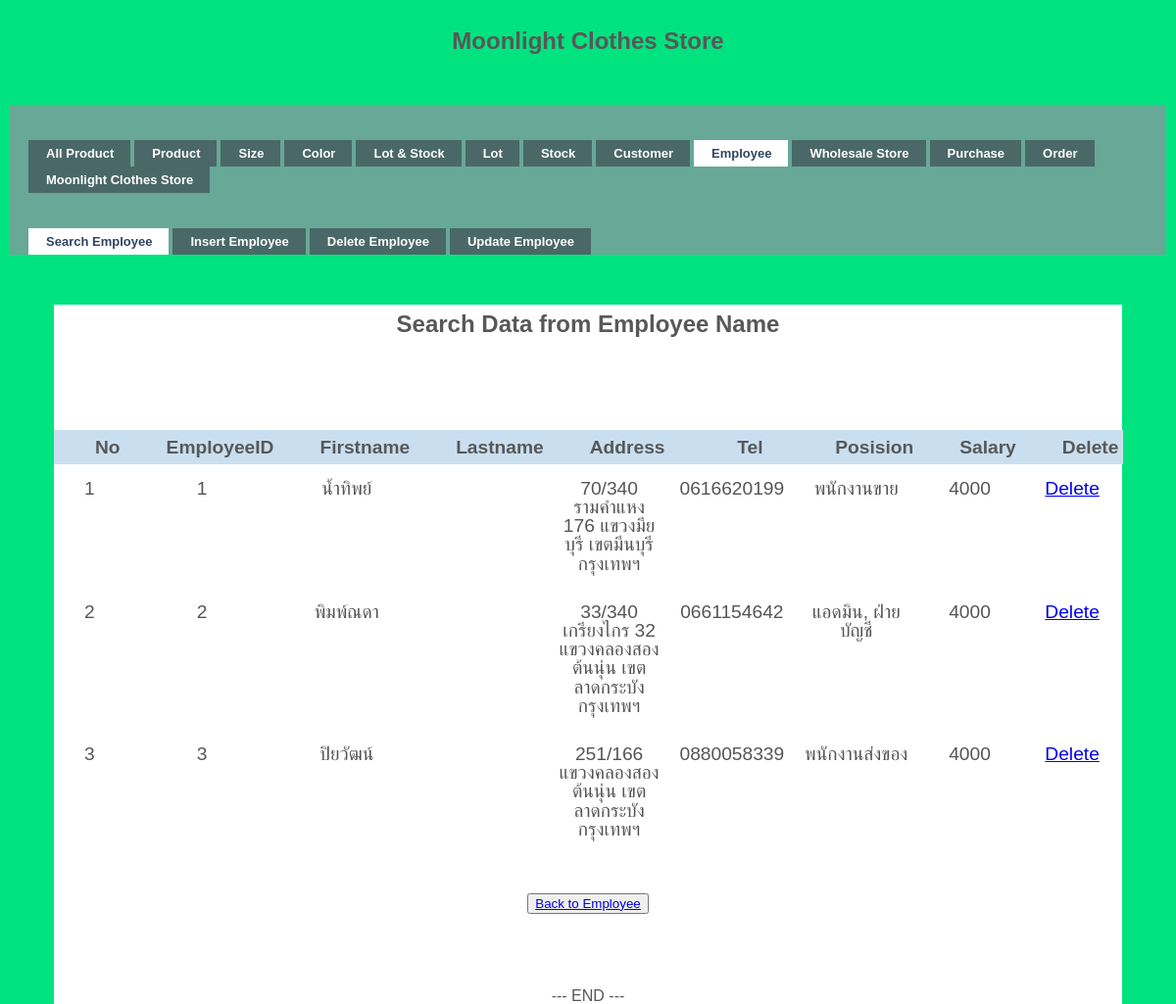
The app's page /searchData.php with its own data.
### tables this page shows
CREATE TABLE `employee` (
  `EmpId` int(10) NOT NULL,
  `EmpFirstname` varchar(30) NOT NULL,
  `EmpLastname` varchar(30) NOT NULL,
  `EmpAddress` varchar(100) NOT NULL,
  `EmpTel` varchar(10) NOT NULL,
  `EmpPosition` varchar(20) NOT NULL,
  `EmpSalary` int(10) NOT NULL
);

### searchData.php (the view, shortened to what this page needs)
<!DOCTYPE html PUBLIC "-//W3C//DTD XHTML 1.0 Transitional//EN" "http://www.w3.org/TR/xhtml1/DTD/xhtml1-transitional.dtd">
<html xmlns="http://www.w3.org/1999/xhtml">
<head>
<link rel="stylesheet" href="styles.css" type="text/css" />
<h1>Moonlight Clothes Store</h1>
</head>
<body>
<div id="demo-container">
  <ul id="simple-menu">
  	<li><a href="allproduct.php" ><span>All Product</span></a></li>
  	<li><a href="product.php" ><span>Product</span></a></li>
	<li><a href="size.php" ><span>Size</span></a></li>
    <li><a href="color.php" ><span>Color</span></a></li>
  	<li><a href="lot&stock.php"  ><span>Lot & Stock </span></a></li>
  	<li><a href="lot.php" ><span>Lot </span></a></li>
    <li><a href="stock.php" ><span>Stock </span></a></li>
  	<li><a href="Customer.php" ><span>Customer</span></a></li>
    <li><a href="Employee.php" class="current"><span>Employee</span></a></li>
    <li><a href="wholesale.php" ><span>Wholesale Store</span></a></li>
    <li><a href="purchase.php" ><span>Purchase</span></a></li>
    <li><a href="order.php" ><span>Order</span></a></li>
    <li><a href="/moonlight/public/index.php"><span>Moonlight Clothes Store</span></a></li>
  </ul>
</div>
<div id="demo-container">
<ul id="simple-menu">
    <li><a href="searchEmp.php"class="current"><span>Search Employee</span></a></li>
    <li><a href="insertEmp.php" ><span>Insert Employee</span></a></li>
    <li><a href="deEmpId.php" ><span>Delete Employee</span></a></li>
    <li><a href="updateEmp.php"><span>Update Employee</span></a></li>
  </ul>
</div>
<br><br>
<div id="wrapper">
<h1>Search Data from Employee Name</h1>
</head>
<div align="center">
<body>
  <?php
  $keyword  = $_REQUEST['keyword'];
  require('connect.php');
    echo "<br><br>";
  $sql = "SELECT *
    FROM employee
    WHERE EmpFirstname LIKE '%" . $keyword . "%';
    ";
    $conn = mysqli_connect($servername, $username, $password, $dbname);
  $objQuery = mysqli_query($conn, $sql) or die("Error Query [" . $sql . "]");
  ?>
  <div align="center">
  <table id="keywords" cellspacing="0" cellpadding="0">
    <thead><br>
    <tr>
      <th width="50">
        <div align="center">No</div>
      </th>
      <th width="100">
        <div align="center">EmployeeID</div>
      </th>
      <th width="100">
        <div align="center">Firstname</div>
      </th>
      <th width="100">
        <div align="center">Lastname</div>
      </th>
      <th width="100">
        <div align="center">Address</div>
      </th>
      <th width="100">
        <div align="center">Tel</div>
      </th>
      <th width="100">
        <div align="center">Posision</div>
      </th>
      <th width="100">
        <div align="center">Salary</div>
      </th>
      <th width="100">
        <div align="center">Delete</div>
      </th>
      </tr>
    </thead>
    <tbody>
    <?php
    $i = 1;
    while ($objResult = mysqli_fetch_array($objQuery)) {
    ?>
      <tr>
        <td>
          <div align="center"><?php echo $i; ?></div>
        </td>
        <td><?php echo $objResult["EmpId"]; ?></td>
        <td><?php echo $objResult["EmpFirstname"]; ?></td>
        <td><?php echo $objResult["EmpLastame"]; ?></td>
        <td><?php echo $objResult["EmpAddress"]; ?></td>
        <td><?php echo $objResult["EmpTel"]; ?></td>
        <td><?php echo $objResult["EmpPosition"]; ?></td>
        <td><?php echo $objResult["EmpSalary"]; ?></td>
        <td align="center"><a href="deleteEmpId.php.php?EmpId=<?php echo $objResult["EmpId"]; ?>">Delete</a></td>
      </tr>
    <?php
      $i++;
    }
    ?>
   </tbody>
  </table><br>
<td><button><a href="Employee.php">Back to Employee</a></button></td> <br><br>
  <?php
  echo "<br><br>";
  echo "--- END ---";
  ?>
</body>
</html>

### styles.css (style rules this page uses)
h1 { font-family:Verdana, Arial, Helvetica, sans-serif; font-size:16px; font-weight:bold; margin:0; padding:0; }
#demo-container { padding:25px 15px 0 15px; background:#67A897; }
ul#simple-menu { list-style-type:none; width:100%; position:relative; height:27px; font-family:"Trebuchet MS",Arial,sans-serif; font-size:13px; font-weight:bold; margin:0; padding:11px 0 0 0; }
ul#simple-menu li { display:block; float:left; margin:0 0 0 4px; height:27px; }
ul#simple-menu li a { display:block; float:left; color:#fff; background:#4A6867; line-height:27px; text-decoration:none; padding:0 17px 0 18px; height:27px; }
ul#simple-menu li a.current { color:#2E4560; background:#fff; }
html, body, div, span, applet, object, iframe, h1, h2, h3, h4, h5, h6, p, blockquote, pre, a, abbr, acronym, address, big, cite, code, del, dfn, em, img, ins, kbd, q, s, samp, small, strike, strong, sub, sup, tt, var, b, u, i, center, dl, dt, dd, ol, ul, li, fieldset, form, label, legend, table, caption, tbody, tfoot, thead, tr, th, td, article, aside, canvas, details, embed, figure, figcaption, footer, header, hgroup, menu, nav, output, ruby, section, summary, time, mark, audio, video { margin: 0; padding: 0; border: 0; font-size: 150%; font: inherit; vertical-align: baseline; outline: none; -webkit-font-smoothing: antialiased; -webkit-text-size-adjust: 100%; -ms-text-size-adjust: 100%; -webkit-box-sizing: border-box; -moz-box-sizing: border-box; box-sizing: border-box; }
html { overflow-y: scroll; }
body { background: #eee url('https://i.imgur.com/eeQeRmk.png'); font-family: 'Helvetica Neue', Helvetica, Arial, sans-serif; font-size: 100%; line-height: 1; color: #585858; padding: 22px 10px; padding-bottom: 55px; }
ol, ul { list-style: none; }
table { border-collapse: collapse; border-spacing: 0; }
h1 { font-family: 'Amarante', Tahoma, sans-serif; font-weight: bold; font-size: 150%; line-height: 1.7em; margin-bottom: 10px; text-align: center; }
#wrapper { display: block; width: 1090px; background: rgb(600, 600, 600); margin: 0 auto; padding: 0px 0px; -webkit-box-align: 2px 2px 3px -1px rgba(0,0,0,0.35); }
#keywords { margin: 0 auto; font-size: 1.2em; margin-bottom: 15px; }
#keywords thead { cursor: pointer; background: #c9dff0; }
#keywords thead tr th { font-weight: bold; padding: 8px 5px; padding-left: 42px; }
#keywords tbody tr { color: #555; }
#keywords tbody tr td { text-align: center; padding: 15px 10px; }
* { box-sizing: border-box; }
html, body { height: 100%; }
body { display: grid; grid-template-rows: 1fr; font-family: "Raleway", sans-serif; background-color: #01e37f; }

### records on screen
employee: EmpId "1", EmpFirstname "น้ำทิพย์", EmpAddress "70/340 รามคำแหง 176 แขวงมียบุรี เขตมีนบุรี กรุงเทพฯ", EmpTel "0616620199", EmpPosition "พนักงานขาย", EmpSalary "4000"
employee: EmpId "2", EmpFirstname "พิมพ์ณดา", EmpAddress "33/340 เกรียงไกร 32 แขวงคลองสองต้นนุ่น เขตลาดกระบัง กรุงเทพฯ", EmpTel "0661154642", EmpPosition "แอดมิน, ฝ่ายบัญชี", EmpSalary "4000"
employee: EmpId "3", EmpFirstname "ปิยวัฒน์", EmpAddress "251/166 แขวงคลองสองต้นนุ่น เขตลาดกระบัง กรุงเทพฯ", EmpTel "0880058339", EmpPosition "พนักงานส่งของ", EmpSalary "4000"
